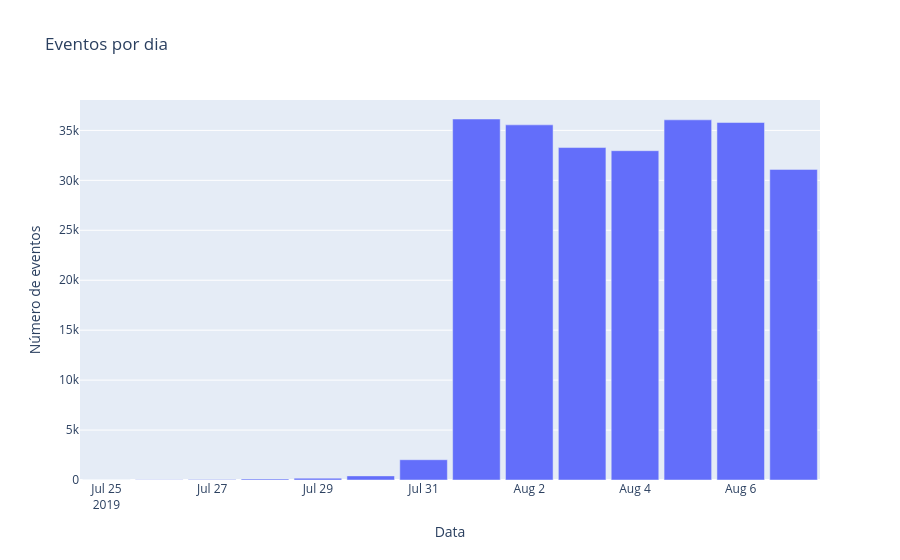

Source (notebook cell):
### Markdown cell above
### Histograma de eventos por data e hora

### Code cell
# Extração da hora do dia para o eixo de distribuição intradiária
food_app_clean['hour'] = food_app_clean['datetime'].dt.hour     # extraindo apenas a hora (0-23) de cada registro

# --- Histograma 1: eventos por dia ---
events_per_day = food_app_clean.groupby('date').size().reset_index(name='n_eventos')  # contando eventos agrupados por data
events_per_day['date'] = pd.to_datetime(events_per_day['date'])  # convertendo para datetime para ordenação correta no eixo x

fig_day = px.bar(
    events_per_day,
    x='date',           # eixo x: data
    y='n_eventos',      # eixo y: volume de eventos naquele dia
    title='Eventos por dia',
    labels={'date': 'Data', 'n_eventos': 'Número de eventos'}
)
fig_day.update_layout(bargap=0.1)  # espaçamento entre barras para melhor legibilidade
fig_day.show()

# --- Histograma 2: eventos por hora do dia ---
fig_hour = px.histogram(
    food_app_clean,
    x='hour',           # eixo x: hora do dia (0-23)
    nbins=24,           # um bin por hora — granularidade máxima sem perda de informação
    title='Distribuição de eventos por hora do dia',
    labels={'hour': 'Hora do dia', 'count': 'Número de eventos'}
)
fig_hour.update_layout(bargap=0.05, xaxis=dict(dtick=1))  # dtick=1 força exibição de todas as 24 horas no eixo x
fig_hour.show()

### Figure 1 — Plotly figure (JSON) as saved in the notebook; plotly's stock layout.template omitted (floating-point values rounded to 4 significant figures)
{"data": [{"hovertemplate": "Data=%{x}<br>Número de eventos=%{y}<extra></extra>", "legendgroup": "", "marker": {"color": "#636efa", "pattern": {"shape": ""}}, "name": "", "orientation": "v", "showlegend": false, "textposition": "auto", "type": "bar", "x": ["2019-07-25T00:00:00", "2019-07-26T00:00:00", "2019-07-27T00:00:00", "2019-07-28T00:00:00", "2019-07-29T00:00:00", "2019-07-30T00:00:00", "2019-07-31T00:00:00", "2019-08-01T00:00:00", "2019-08-02T00:00:00", "2019-08-03T00:00:00", "2019-08-04T00:00:00", "2019-08-05T00:00:00", "2019-08-06T00:00:00", "2019-08-07T00:00:00"], "xaxis": "x", "y": [9, 31, 55, 105, 184, 412, 2030, 36141, 35554, 33282, 32968, 36058, 35788, 31096], "yaxis": "y"}], "layout": {"bargap": 0.1, "barmode": "relative", "legend": {"tracegroupgap": 0}, "title": {"text": "Eventos por dia"}, "xaxis": {"anchor": "y", "domain": [0, 1], "title": {"text": "Data"}}, "yaxis": {"anchor": "x", "domain": [0, 1], "title": {"text": "Número de eventos"}}}}
